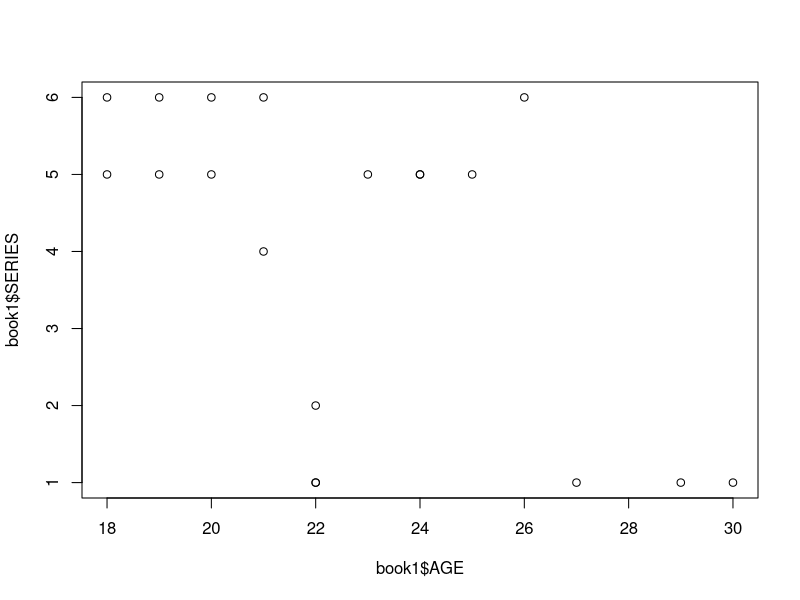
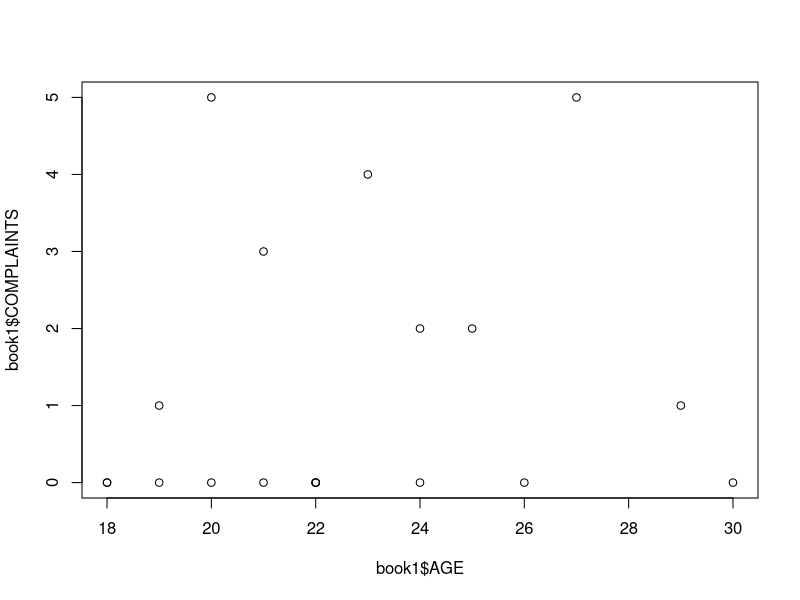

Generate these figures, in order, with R:
setwd("~/")
 library(readxl)
 book1 <- read.csv("BOOK1.csv")
 View(book1)
 summary(book1)
 # summary of the dataset which is created by myself.
  install.packages("vcd")
  mean(book1$AGE)
   median(book1$AGE)
   mode(book1$AGE)
   install.packages("dplyr")
    library(dplyr)
    select(book1, AGE:SERIES)
     filter(book1, AGE==21)
     filter(book1, SERIES==5)
     arrange(book1, GENDER)
     plot(book1$AGE,book1$SERIES)
     plot(book1$AGE,book1$COMPLAINTS)
    